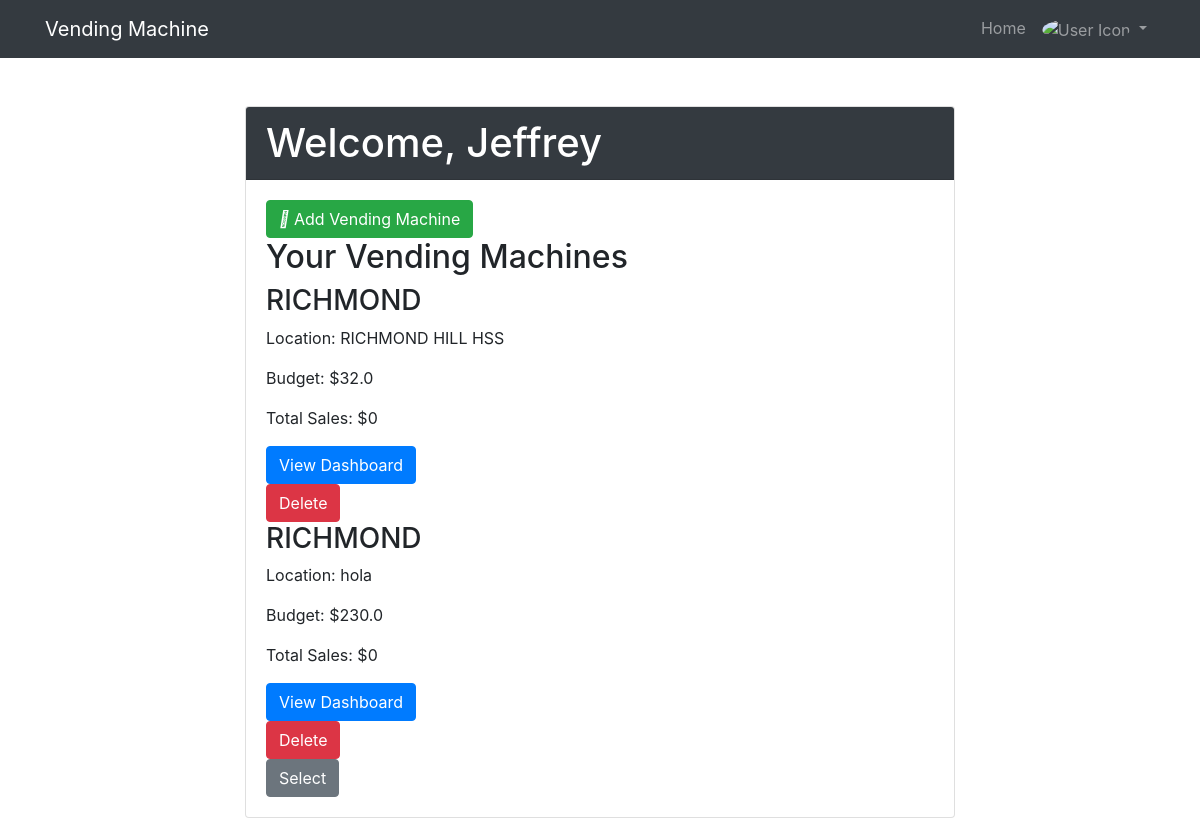
Page / (signed in) on the earlier database version.
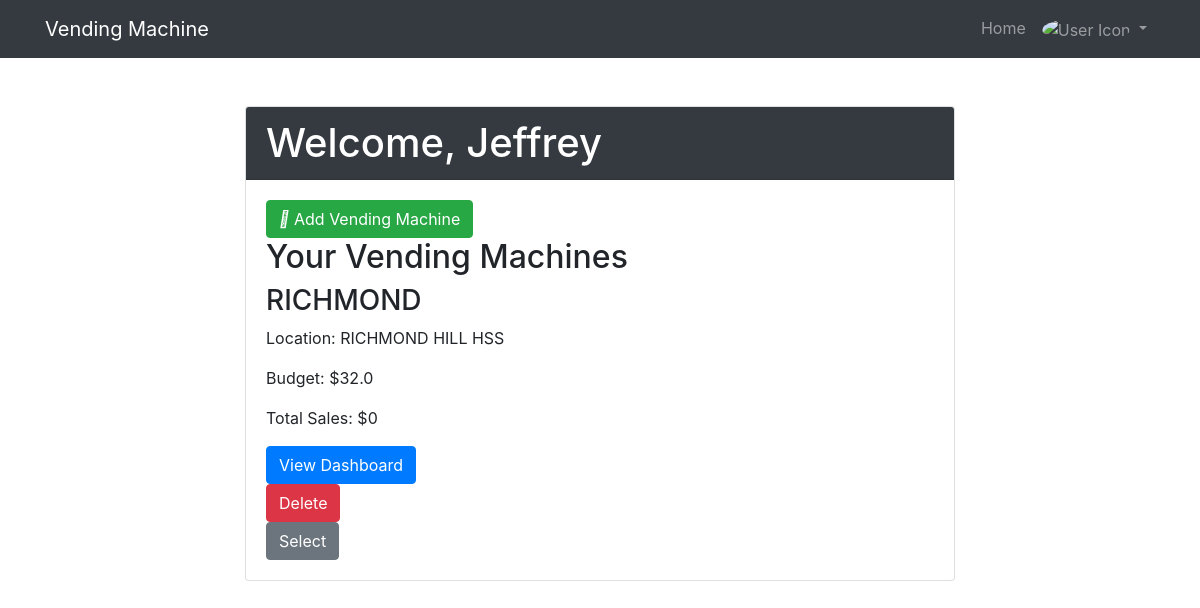
Same page on the later database version.
### website/models.py (models this page shows, shortened)
class User(db.Model, UserMixin):
    id = db.Column(db.Integer, primary_key=True)
    firstName = db.Column(db.String(80), unique=True, nullable=False)
    email = db.Column(db.String(80), unique=True, nullable=False)
    password = db.Column(db.String(40), nullable=False)
    vending_machines = db.relationship("VendingMachine", backref='owner', lazy=True)

class VendingMachine(db.Model):
    id = db.Column(db.Integer, primary_key=True)
    machine_name = db.Column(db.String(80), nullable=False)
    location = db.Column(db.String(100), nullable=True)
    date = db.Column(db.Date, nullable=True)
    budget = db.Column(db.Float, nullable=False)
    total_sales = db.Column(db.Float, default=0.0, nullable=False)
    user_id = db.Column(db.Integer, db.ForeignKey('user.id'), nullable=False)
    notes = db.relationship('Note', backref='vending_machine', lazy=True)
    transactions = db.relationship('Transaction', backref='vending_machine', lazy=True)
    def calculate_total_sales(self):
        return sum(tr.amount for tr in self.transactions)

### website/views.py (the view)
@views.route('/', methods=['GET', 'POST'])
@login_required
def home():
    user_vending_machine = VendingMachine.query.filter_by(user_id=current_user.id).all()
    return render_template("home.html", user=current_user, vending_machines=user_vending_machine)

### website/__init__.py (called while the page is built)
def create_app():
    app = Flask(__name__)
    app.config['SECRET_KEY'] = SECRET_KEY
    app.config['SQLALCHEMY_DATABASE_URI'] = f'sqlite:///{os.path.join(app.root_path, DB_NAME)}'
    db.init_app(app)
    from .views import views
    from .auth import auth
    from .vending_Machine import vending_machine
    app.register_blueprint(views, url_prefix='/')
    app.register_blueprint(auth, url_prefix='/')
    app.register_blueprint(vending_machine, url_prefix='/')
    from .models import User, Note, VendingMachine
    create_database(app)
    login_manager = LoginManager()
    login_manager.login_view = 'auth.login'
    login_manager.init_app(app)
    @login_manager.user_loader
    def load_user(id):
        return User.query.get(int(id))
    return app

### website/templates/home.html (shortened to what this page needs)
{% extends "base.html" %}
{% block content %}
<div class="container mt-5">
  <div class="row justify-content-center">
    <div class="col-md-8">
      <div class="card">
        <div class="card-header bg-dark text-white">
          <h1 class="mb-0">Welcome, {{ current_user.firstName }}</h1>
        </div>
        <div class="card-body">
          <div class="dashboard-header">
            <button id="add-machine-button" class="btn btn-success btn-add">
              <i class="fas fa-plus"></i> Add Vending Machine
            </button>
          </div>
          <h2>Your Vending Machines</h2>
          <div class="vending-machine-list">
            {% if user.vending_machines %}
              {% for machine in user.vending_machines %}
                <div class="vending-machine">
                  <h3>{{ machine.machine_name }}</h3>
                  <p>Location: {{ machine.location }}</p>
                  <p>Budget: ${{ machine.budget }}</p>
                  <p>Total Sales: ${{ machine.calculate_total_sales() }}</p>
                  <a href="{{ url_for('vending_machine.vending_machine_dashboard', machine_id=machine.id) }}" class="btn btn-primary">View Dashboard</a>
                  <form method="POST" action="{{ url_for('views.delete_vending_machine', vending_machine_id=machine.id) }}" class="delete-form">
                    <button type="submit" class="btn btn-danger">Delete</button>
                  </form>
                </div>
              {% endfor %}
            {% else %}
              <p>You don't have any vending machines yet.</p>
            {% endif %}
          </div>
          <button class="btn btn-secondary btn-select" {% if not user.vending_machines %}disabled{% endif %}>Select</button>
        </div>
      </div>
    </div>
  </div>
</div>
{% endblock %}

### website/templates/base.html (shortened to what this page needs)
<!DOCTYPE html>
<html lang="en">
<head>
    <link rel="stylesheet" href="https://stackpath.bootstrapcdn.com/bootstrap/4.4.1/css/bootstrap.min.css">
    <link rel="stylesheet" href="https://stackpath.bootstrapcdn.com/font-awesome/4.7.0/css/font-awesome.min.css">
</head>
<body>
    <nav class="navbar navbar-expand-lg navbar-dark bg-dark">
        <div class="container">
            <a class="navbar-brand" href="/">Vending Machine</a>
            <div class="collapse navbar-collapse" id="navbar">
                <ul class="navbar-nav ml-auto">
                    {% if user.is_authenticated %}
                    <li class="nav-item">
                        <a class="nav-link" href="/">Home</a>
                    </li>
                    <li class="nav-item dropdown">
                        <a class="nav-link dropdown-toggle" href="#" id="userDropdown" role="button" data-toggle="dropdown" aria-haspopup="true" aria-expanded="false">
                            <img src="icon.png" alt="User Icon" width="30" class="rounded-circle"> {{ user.name }}
                        </a>
                    </li>
                    {% endif %}
                </ul>
            </div>
        </div>
    </nav>
    <div class="container mt-4">
        {% block content %}
        {% endblock %}
    </div>
</body>
</html>

Differences in the rows shown:
removed VendingMachine: machine_name "RICHMOND", location "hola", budget "230.0", calculate_total_sales "0"
